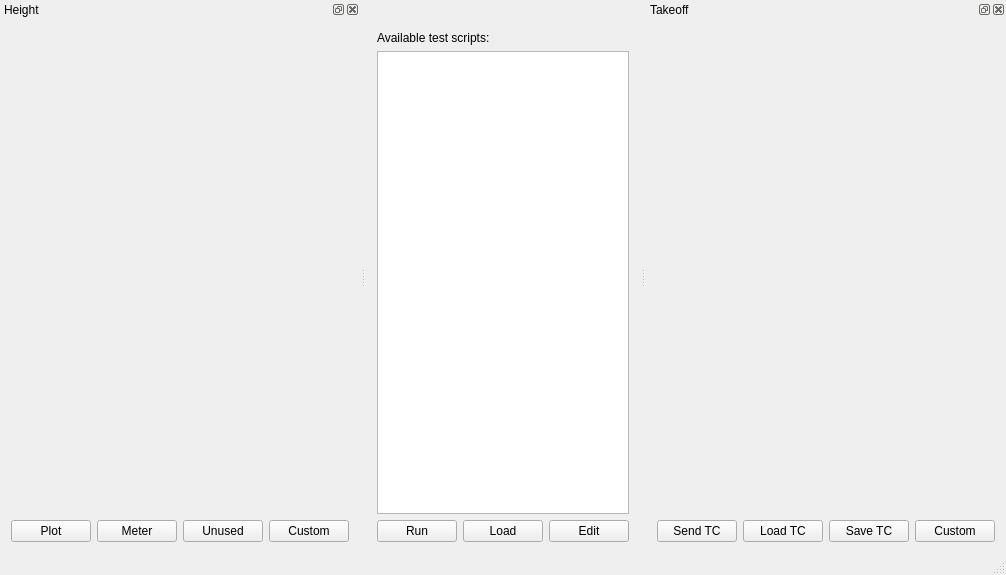
<?xml version="1.0" encoding="UTF-8"?>
<ui version="4.0">
 <class>MainWindow</class>
 <widget class="TasteMainWindow" name="MainWindow">
  <property name="geometry">
   <rect>
    <x>0</x>
    <y>0</y>
    <width>710</width>
    <height>575</height>
   </rect>
  </property>
  <property name="windowTitle">
   <string>ground</string>
  </property>
  <property name="tabShape">
   <enum>QTabWidget::Rounded</enum>
  </property>
  <property name="dockOptions">
   <set>QMainWindow::AllowNestedDocks|QMainWindow::AllowTabbedDocks|QMainWindow::AnimatedDocks</set>
  </property>
  <widget class="QWidget" name="centralWidget">
  <layout class="QVBoxLayout" name="verticalLayout">
     <item>
      <widget class="QLabel" name="tasteLogo" native="true">
       <property name="pixmap">
        <pixmap>tasteLogo_white.png</pixmap>
       </property>
      </widget>
     </item>
     <item>
      <widget class="QLabel" name="instructions" native="true">
       <property name="text">
        <string>Available test scripts:</string>
       </property>
      </widget>
     </item>
     <item>
      <widget class="QListWidget" name="msc" native="true"/>
     </item>
     <item>
      <layout class="QHBoxLayout" name="horizontalLayout">
       <item>
        <widget class="QPushButton" name="runMSC">
         <property name="text">
          <string>Run</string>
         </property>
        </widget>
       </item>
       <item>
        <widget class="QPushButton" name="loadMSC">
         <property name="text">
          <string>Load</string>
         </property>
        </widget>
       </item>
       <item>
        <widget class="QPushButton" name="editMSC">
         <property name="text">
          <string>Edit</string>
         </property>
        </widget>
       </item>
      </layout>
     </item>
    </layout>
   </widget>
   <widget class="QStatusBar" name="statusBar"/>
  <widget class="QDockWidget" name="tm_0">
   <property name="allowedAreas">
    <set>Qt::RightDockWidgetArea</set>
   </property>
   <property name="windowTitle">
    <string>Height</string>
   </property>
   <attribute name="dockWidgetArea">
    <number>1</number>
   </attribute>
   <widget class="QWidget" name="dockWidgetContents">
    <layout class="QVBoxLayout" name="verticalLayout">
     <item>
      <widget class="asn1Viewer" name="Height" native="true"/>
     </item>
     <item>
      <layout class="QHBoxLayout" name="horizontalLayout">
       <item>
        <widget class="QPushButton" name="plotButton">
         <property name="text">
          <string>Plot</string>
         </property>
        </widget>
       </item>
       <item>
        <widget class="QPushButton" name="meterButton">
         <property name="text">
          <string>Meter</string>
         </property>
        </widget>
       </item>
       <item>
        <widget class="QPushButton" name="unusedButton">
         <property name="text">
          <string>Unused</string>
         </property>
        </widget>
       </item>
       <item>
        <widget class="QPushButton" name="customCombo">
         <property name="text">
          <string>Custom</string>
         </property>
        </widget>
       </item>
      </layout>
     </item>
    </layout>
   </widget>
  </widget>
  <widget class="QDockWidget" name="tc_1">
   <property name="allowedAreas">
    <set>Qt::RightDockWidgetArea</set>
   </property>
   <property name="windowTitle">
    <string>Takeoff</string>
   </property>
   <attribute name="dockWidgetArea">
    <number>2</number>
   </attribute>
   <widget class="QWidget" name="dockWidgetContents">
    <layout class="QVBoxLayout" name="verticalLayout">
     <item>
      <widget class="asn1Editor" name="Takeoff" native="true"/>
     </item>
     <item>
      <layout class="QHBoxLayout" name="horizontalLayout">
       <item>
        <widget class="QPushButton" name="sendButton">
         <property name="text">
          <string>Send TC</string>
         </property>
        </widget>
       </item>
       <item>
        <widget class="QPushButton" name="loadButton">
         <property name="text">
          <string>Load TC</string>
         </property>
        </widget>
       </item>
       <item>
        <widget class="QPushButton" name="saveButton">
         <property name="text">
          <string>Save TC</string>
         </property>
        </widget>
       </item>
       <item>
        <widget class="QPushButton" name="customCombo">
         <property name="text">
          <string>Custom</string>
         </property>
        </widget>
       </item>
      </layout>
     </item>
    </layout>
   </widget>
  </widget>
 </widget>
 <layoutdefault spacing="6" margin="11"/>
 <customwidgets>
     <customwidget>
          <class>asn1Editor</class>
          <extends>QWidget</extends>
          <header>asn1_value_editor</header>
     </customwidget>
     <customwidget>
          <class>asn1Viewer</class>
          <extends>QWidget</extends>
          <header>asn1_value_editor</header>
     </customwidget>
     <customwidget>
          <class>TasteMainWindow</class>
          <extends>QMainWindow</extends>
          <header>TasteMainWindow</header>
     </customwidget>
 </customwidgets>
 <resources/>
 <connections/>
</ui>
